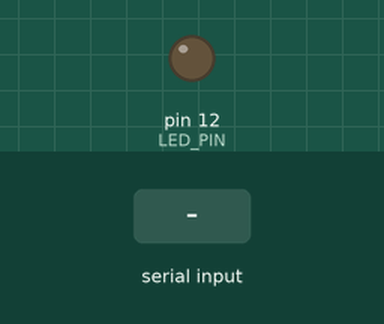
Recording of a sketch running on a simulated Arduino Uno, built with avr-gcc and run on an emulated ATmega328P. Shown: output pins drawn as LEDs (lit = HIGH). The test bench sets the inputs (shaded band).

Above: at 1.2 s.
1.3 s: "t" received over Serial
At 2.5 s:
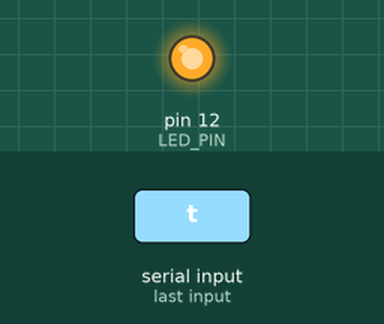
2.8 s: "1" received over Serial
At 3.8 s:
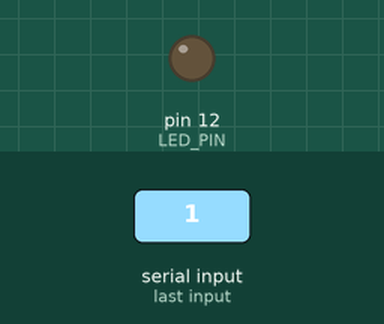
Timing chart, 0 to 5.8 s (numbered marks = the images above; inputs shaded):
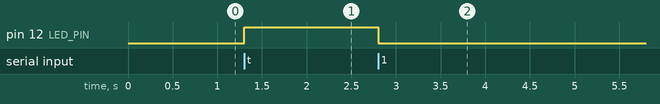

Measured:
- after the input at 1.3 s, pin 12 (LED_PIN): LOW → HIGH at once
- after the input at 2.8 s, pin 12 (LED_PIN): HIGH → LOW at once

The sketch:

sge_traffic_controller.ino
```cpp
#include <stdlib.h>
#define LED_PIN 12

int incomingByte = 0;


void setup() {
  pinMode(LED_PIN, OUTPUT);
  Serial.begin(9600);
}

void loop() {
  incomingByte = Serial.read();
  if (incomingByte == 't') {
    digitalWrite(LED_PIN, HIGH);
  } else {
    digitalWrite(LED_PIN, LOW);
  }
  while (Serial.available() <= 0) {}
}
```
